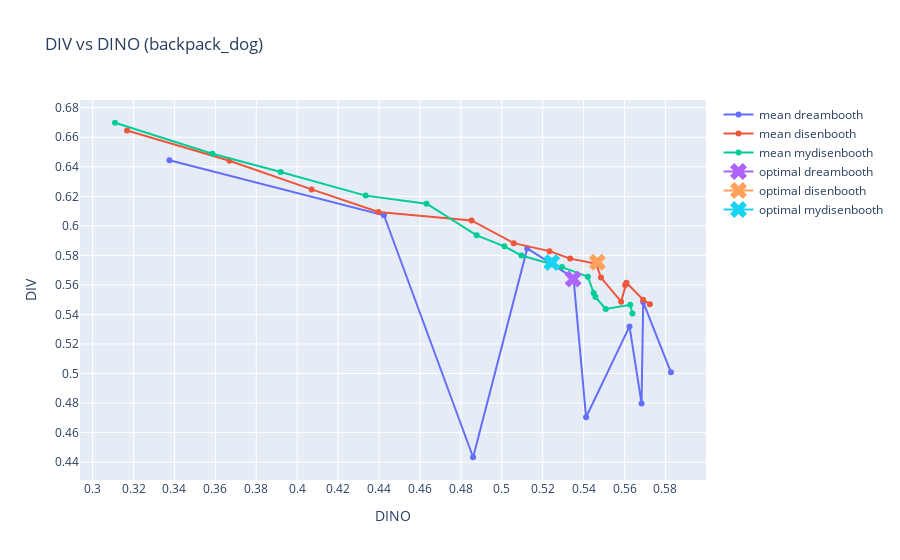

Write notebook code for a chart like this one.
### Code cell
make_super_versus_plot(concept='backpack_dog', metric1='DIV', metric2='DINO').show()

### Figure 1 — Plotly figure (JSON) as saved in the notebook; plotly's stock layout.template omitted (floating-point values rounded to 4 significant figures)
{"data": [{"hovertemplate": "DINO=%{x}<br>DIV=%{y}<extra></extra>", "legendgroup": "", "marker": {"color": "#636efa", "symbol": "circle"}, "mode": "lines+markers", "name": "mean dreambooth", "orientation": "v", "showlegend": true, "type": "scatter", "x": [0.3375, 0.4424, 0.486, 0.5125, 0.5351, 0.5412, 0.5624, 0.5683, 0.5691, 0.5827], "xaxis": "x", "y": [0.6445, 0.6072, 0.4433, 0.5847, 0.5648, 0.4704, 0.5319, 0.4796, 0.5484, 0.5008], "yaxis": "y"}, {"mode": "lines+markers", "name": "mean disenbooth", "showlegend": true, "type": "scatter", "x": [0.3168, 0.3669, 0.4071, 0.4397, 0.4852, 0.5059, 0.5233, 0.5334, 0.5461, 0.5485, 0.5583, 0.5603, 0.5609, 0.5691, 0.5724], "y": [0.6645, 0.6441, 0.6247, 0.6094, 0.6037, 0.5883, 0.5829, 0.5778, 0.5744, 0.565, 0.5487, 0.5599, 0.5615, 0.5499, 0.5469]}, {"mode": "lines+markers", "name": "mean mydisenbooth", "showlegend": true, "type": "scatter", "x": [0.311, 0.3586, 0.3919, 0.4335, 0.4633, 0.4878, 0.5013, 0.5096, 0.5294, 0.5421, 0.5449, 0.5458, 0.5508, 0.5628, 0.5639], "y": [0.6698, 0.6488, 0.6365, 0.6205, 0.615, 0.5936, 0.5861, 0.5799, 0.5721, 0.5656, 0.5546, 0.5517, 0.5438, 0.5465, 0.5406]}, {"marker": {"size": 15, "symbol": "x"}, "name": "optimal dreambooth", "type": "scatter", "x": [0.5349], "y": [0.564]}, {"marker": {"size": 15, "symbol": "x"}, "name": "optimal disenbooth", "type": "scatter", "x": [0.5467], "y": [0.5754]}, {"marker": {"size": 15, "symbol": "x"}, "name": "optimal mydisenbooth", "type": "scatter", "x": [0.5245], "y": [0.5751]}], "layout": {"autosize": true, "legend": {"tracegroupgap": 0}, "title": {"text": "DIV vs DINO (backpack_dog)"}, "xaxis": {"anchor": "y", "autorange": true, "domain": [0, 1], "nticks": 20, "range": [0.2943, 0.5993], "title": {"text": "DINO"}, "type": "linear"}, "yaxis": {"anchor": "x", "autorange": true, "domain": [0, 1], "nticks": 15, "range": [0.4246, 0.6885], "title": {"text": "DIV"}, "type": "linear"}}}
